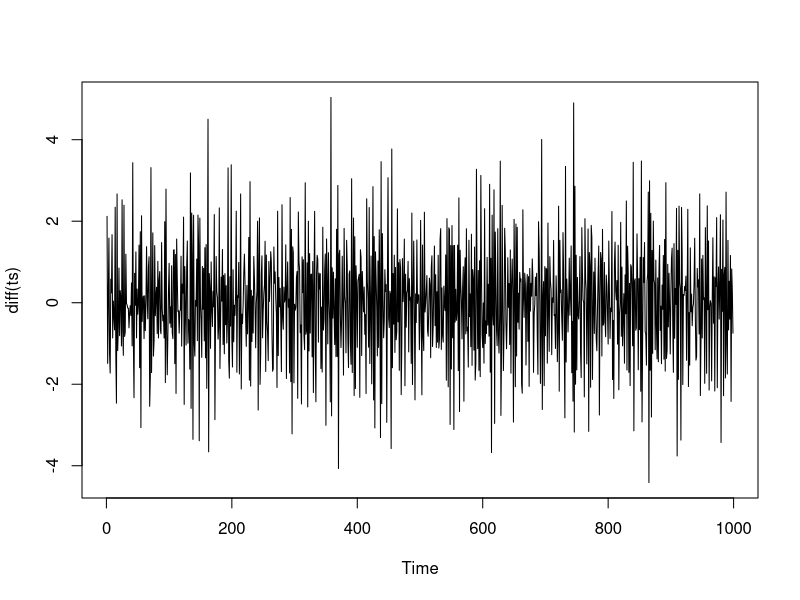
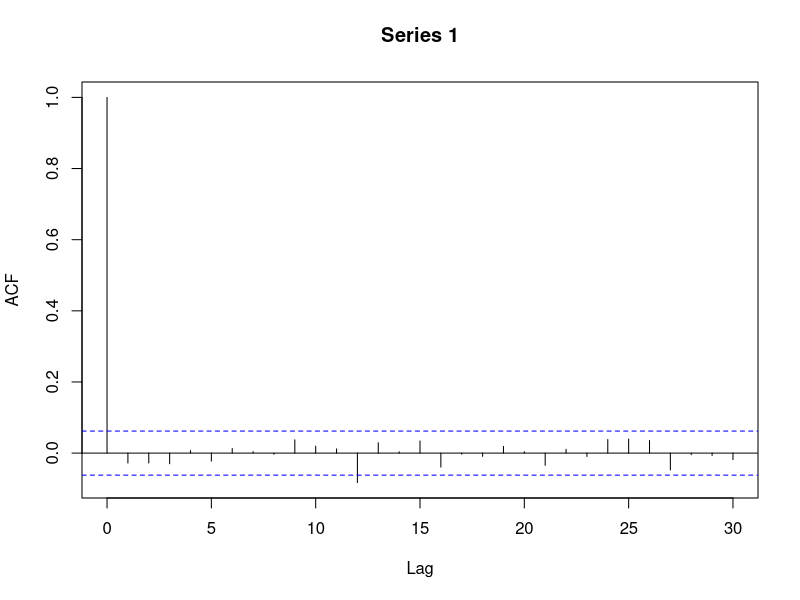
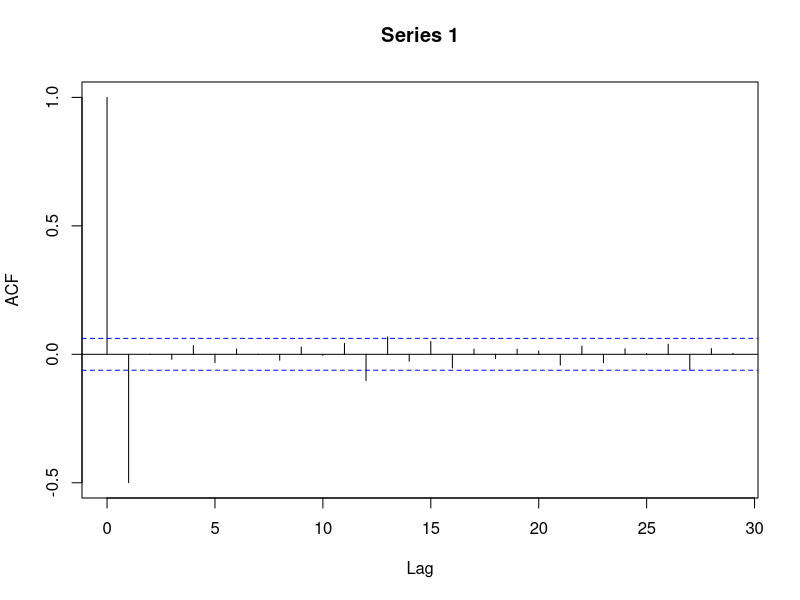
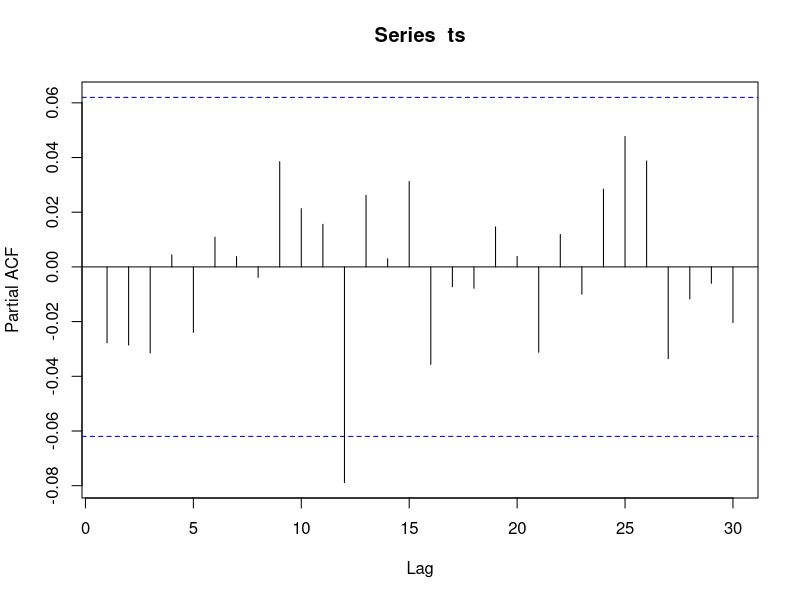
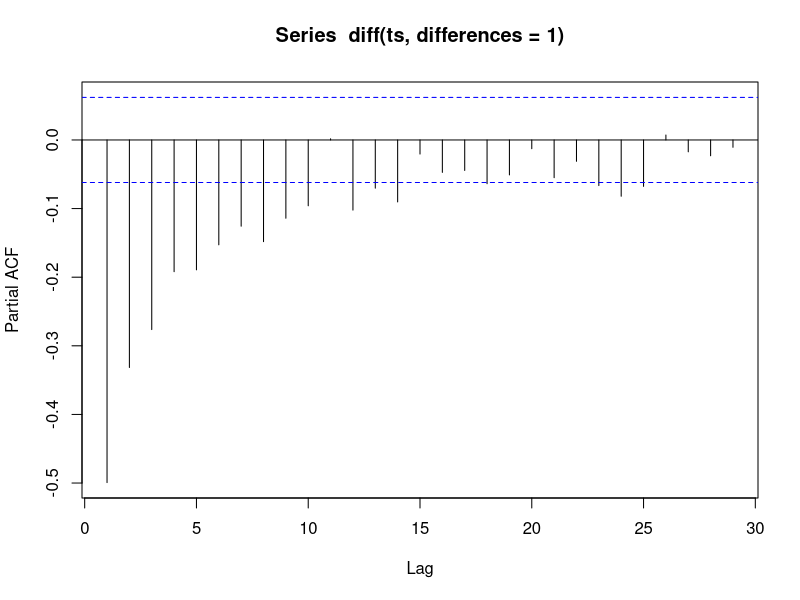

Reproduce these figures in R, in order. (Note: this script raises an error after producing the figures.)
rm(list=ls())
library(forecast)
library(urca)
library(tseries)
set.seed(123)
t <- 1000
ts <- matrix(NA, t, 1)
ts[1, ] <- rnorm(1)

eps <- rnorm(t)
for(i in 2:nrow(ts)){
  ts[i, ] <- eps[i] + 0.00001 * eps[i-1]
}

ts.plot(diff(ts))
acf(ts)
acf(diff(ts, differences = 1))
pacf(ts)
pacf(diff(ts, differences = 1))


diffs <- 1000
acl1store <- matrix(NA, diffs, 1)

for(i in 1:diffs){
acl1store[i, ] <- acf(diff(ts, differences = i), plot = FALSE)$acf[2]
}

ts.plot(acl1store)


test <- 1000
pstore <- matrix(NA, test, 2)
colnames(pstore) <- c("DF", "PP")

pb <- txtProgressBar(min = 0, max = test)
for(i in 1:test){
  dts <- diff(ts, i)
  pstore[i, 1] <- adf.test(dts, k = 0)$p.value
  pstore[i, 2] <- pp.test(dts, lshort = TRUE)$p.value
  setTxtProgressBar(pb, value = i)
}

library(foreach)
test2 <- foreach(i=1:test, .combine='c', .packages="tseries") %dopar% adf.test(diff(ts,i))$p.value

acf(tsdiff)
pacf(tsdiff)

